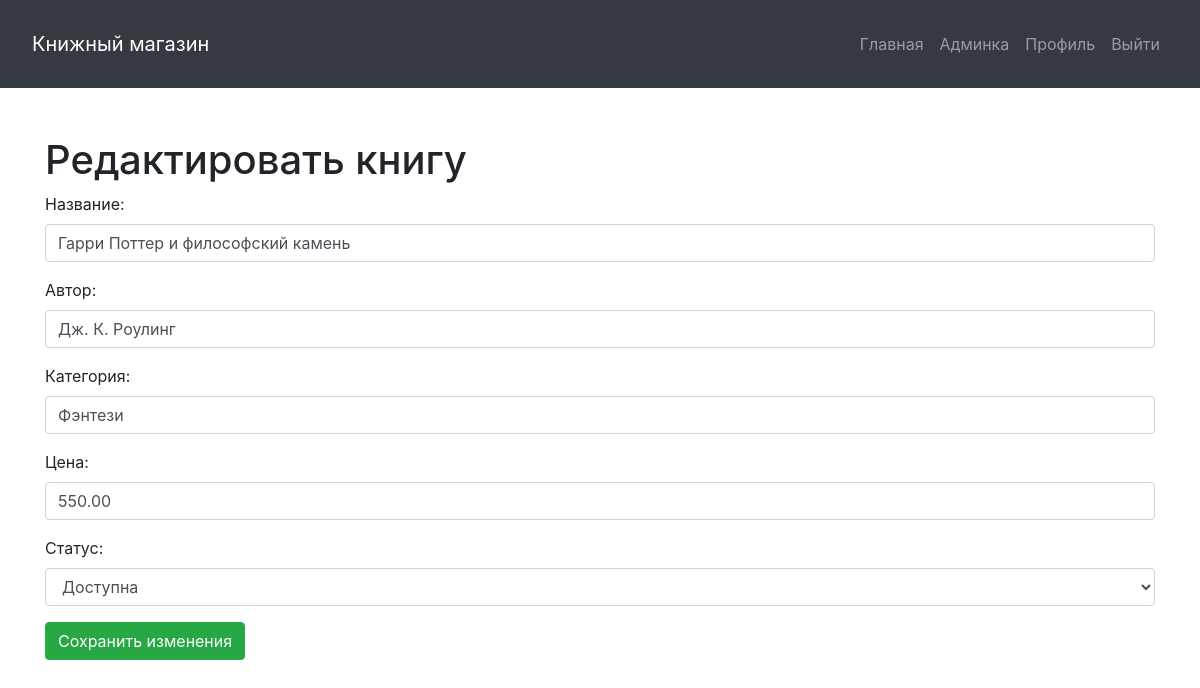
The page /edit_book.php?id=3 (signed in) on the database its author committed.
### tables this page shows
CREATE TABLE `books` (
  `id` int NOT NULL AUTO_INCREMENT,
  `title` varchar(255) NOT NULL,
  `author` varchar(255) NOT NULL,
  `category` varchar(100) DEFAULT NULL,
  `year_published` int DEFAULT NULL,
  `cover_image` varchar(255) DEFAULT NULL,
  `description` text,
  `price` decimal(10,2) DEFAULT NULL,
  `status` enum('available','rented','sold') DEFAULT 'available',
  `created_at` timestamp NULL DEFAULT CURRENT_TIMESTAMP,
  PRIMARY KEY (`id`)
);

### edit_book.php (the view, shortened to what this page needs)
<?php
include 'db.php';
if (isset($_GET['id'])) {
    $stmt = $pdo->prepare("SELECT * FROM books WHERE id = :id");
    $stmt->bindParam(':id', $_GET['id']);
    $stmt->execute();
    $book = $stmt->fetch();
}
?>
<!DOCTYPE html>
<html lang="ru">
<head>
    <link rel="stylesheet" href="https://maxcdn.bootstrapcdn.com/bootstrap/4.5.2/css/bootstrap.min.css">
</head>
<body>
<?php include 'header.php'; ?>
<div class="container mt-5">
    <h1>Редактировать книгу</h1>
    <form method="POST">
        <div class="form-group">
            <label for="title">Название:</label>
            <input type="text" name="title" class="form-control" value="<?= $book['title'] ?>" required>
        </div>
        <div class="form-group">
            <label for="author">Автор:</label>
            <input type="text" name="author" class="form-control" value="<?= $book['author'] ?>" required>
        </div>
        <div class="form-group">
            <label for="category">Категория:</label>
            <input type="text" name="category" class="form-control" value="<?= $book['category'] ?>" required>
        </div>
        <div class="form-group">
            <label for="price">Цена:</label>
            <input type="number" name="price" class="form-control" value="<?= $book['price'] ?>" required>
        </div>
        <div class="form-group">
            <label for="status">Статус:</label>
            <select name="status" class="form-control">
                <option value="available" <?= $book['status'] === 'available' ? 'selected' : '' ?>>Доступна</option>
            </select>
        </div>
        <button type="submit" class="btn btn-success">Сохранить изменения</button>
    </form>
</div>
</body>
</html>

### rows shown on the page
books: title "Гарри Поттер и философский камень", author "Дж. К. Роулинг", category "Фэнтези", price "550.00", status "Доступна"
